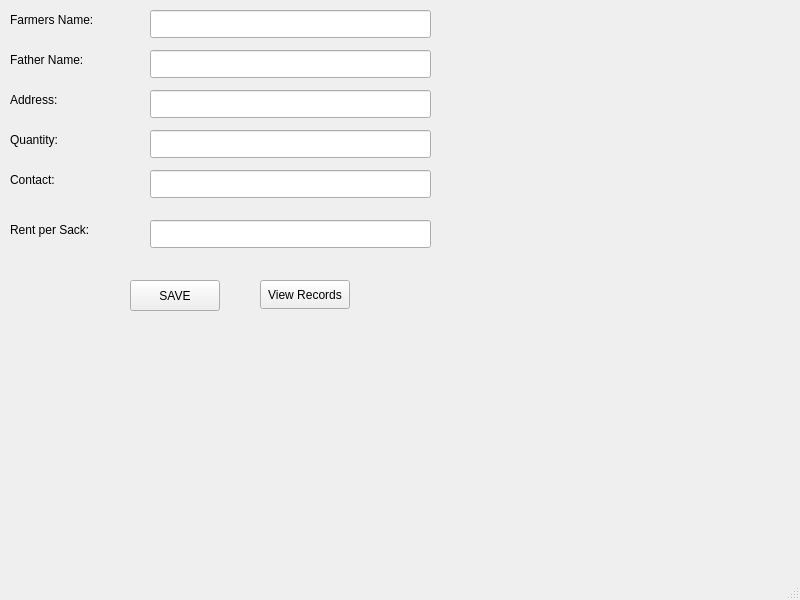
<?xml version="1.0" encoding="UTF-8"?>
<ui version="4.0">
 <class>MainWindow</class>
 <widget class="QMainWindow" name="MainWindow">
  <property name="geometry">
   <rect>
    <x>0</x>
    <y>0</y>
    <width>800</width>
    <height>600</height>
   </rect>
  </property>
  <property name="windowTitle">
   <string>MainWindow</string>
  </property>
  <widget class="QWidget" name="centralwidget">
   <widget class="QLabel" name="label">
    <property name="geometry">
     <rect>
      <x>10</x>
      <y>10</y>
      <width>111</width>
      <height>20</height>
     </rect>
    </property>
    <property name="text">
     <string>Farmers Name:</string>
    </property>
   </widget>
   <widget class="QLineEdit" name="farmerEdit">
    <property name="geometry">
     <rect>
      <x>150</x>
      <y>10</y>
      <width>281</width>
      <height>28</height>
     </rect>
    </property>
   </widget>
   <widget class="QLabel" name="label_2">
    <property name="geometry">
     <rect>
      <x>10</x>
      <y>50</y>
      <width>91</width>
      <height>20</height>
     </rect>
    </property>
    <property name="text">
     <string>Father Name:</string>
    </property>
   </widget>
   <widget class="QLabel" name="label_3">
    <property name="geometry">
     <rect>
      <x>10</x>
      <y>90</y>
      <width>63</width>
      <height>20</height>
     </rect>
    </property>
    <property name="text">
     <string>Address:</string>
    </property>
   </widget>
   <widget class="QLabel" name="label_4">
    <property name="geometry">
     <rect>
      <x>10</x>
      <y>130</y>
      <width>101</width>
      <height>20</height>
     </rect>
    </property>
    <property name="text">
     <string>Quantity:</string>
    </property>
   </widget>
   <widget class="QLabel" name="label_5">
    <property name="geometry">
     <rect>
      <x>10</x>
      <y>170</y>
      <width>63</width>
      <height>20</height>
     </rect>
    </property>
    <property name="text">
     <string>Contact:</string>
    </property>
   </widget>
   <widget class="QLineEdit" name="fatherEdit">
    <property name="geometry">
     <rect>
      <x>150</x>
      <y>50</y>
      <width>281</width>
      <height>28</height>
     </rect>
    </property>
   </widget>
   <widget class="QLineEdit" name="addressEdit">
    <property name="geometry">
     <rect>
      <x>150</x>
      <y>90</y>
      <width>281</width>
      <height>28</height>
     </rect>
    </property>
   </widget>
   <widget class="QLineEdit" name="quantityEdit">
    <property name="geometry">
     <rect>
      <x>150</x>
      <y>130</y>
      <width>281</width>
      <height>28</height>
     </rect>
    </property>
   </widget>
   <widget class="QLineEdit" name="contactEdit">
    <property name="geometry">
     <rect>
      <x>150</x>
      <y>170</y>
      <width>281</width>
      <height>28</height>
     </rect>
    </property>
   </widget>
   <widget class="QPushButton" name="saveButton">
    <property name="geometry">
     <rect>
      <x>130</x>
      <y>280</y>
      <width>90</width>
      <height>31</height>
     </rect>
    </property>
    <property name="text">
     <string>SAVE</string>
    </property>
   </widget>
   <widget class="QLabel" name="label_6">
    <property name="geometry">
     <rect>
      <x>10</x>
      <y>220</y>
      <width>101</width>
      <height>20</height>
     </rect>
    </property>
    <property name="text">
     <string>Rent per Sack:</string>
    </property>
   </widget>
   <widget class="QLineEdit" name="rentEdit">
    <property name="geometry">
     <rect>
      <x>150</x>
      <y>220</y>
      <width>281</width>
      <height>28</height>
     </rect>
    </property>
   </widget>
   <widget class="QWidget" name="verticalLayoutWidget">
    <property name="geometry">
     <rect>
      <x>150</x>
      <y>60</y>
      <width>160</width>
      <height>80</height>
     </rect>
    </property>
    <layout class="QVBoxLayout" name="verticalLayout"/>
   </widget>
   <widget class="QPushButton" name="viewButton">
    <property name="geometry">
     <rect>
      <x>260</x>
      <y>280</y>
      <width>90</width>
      <height>29</height>
     </rect>
    </property>
    <property name="text">
     <string>View Records</string>
    </property>
   </widget>
  </widget>
  <widget class="QMenuBar" name="menubar">
   <property name="geometry">
    <rect>
     <x>0</x>
     <y>0</y>
     <width>800</width>
     <height>25</height>
    </rect>
   </property>
  </widget>
  <widget class="QStatusBar" name="statusbar"/>
 </widget>
 <resources/>
 <connections/>
</ui>
